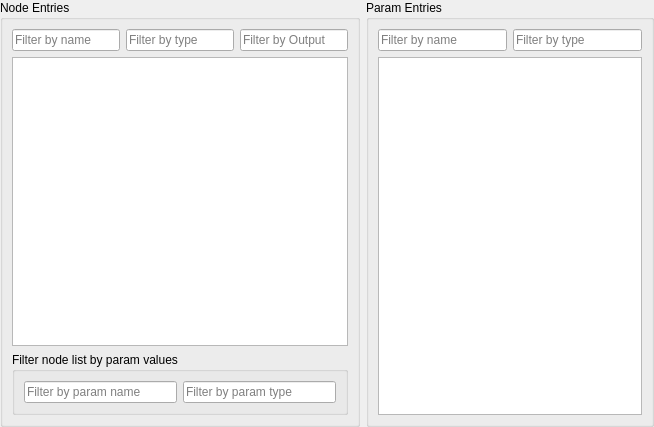
<?xml version="1.0" encoding="UTF-8"?>
<ui version="4.0">
 <class>QuickParamWidget</class>
 <widget class="QWidget" name="QuickParamWidget">
  <property name="geometry">
   <rect>
    <x>0</x>
    <y>0</y>
    <width>654</width>
    <height>427</height>
   </rect>
  </property>
  <property name="windowTitle">
   <string>Form</string>
  </property>
  <layout class="QGridLayout" name="gridLayout">
   <property name="leftMargin">
    <number>0</number>
   </property>
   <property name="topMargin">
    <number>0</number>
   </property>
   <property name="rightMargin">
    <number>0</number>
   </property>
   <property name="bottomMargin">
    <number>0</number>
   </property>
   <item row="0" column="0">
    <widget class="QGroupBox" name="groupBox">
     <property name="title">
      <string>Node Entries</string>
     </property>
     <layout class="QGridLayout" name="gridLayout_2">
      <item row="0" column="1">
       <widget class="EditClearWidget" name="nodeName">
        <property name="placeholderText">
         <string>Filter by name</string>
        </property>
       </widget>
      </item>
      <item row="0" column="2">
       <widget class="EditClearWidget" name="nodeType">
        <property name="text">
         <string/>
        </property>
        <property name="placeholderText">
         <string>Filter by type</string>
        </property>
       </widget>
      </item>
      <item row="0" column="3">
       <widget class="EditClearWidget" name="nodeOutput">
        <property name="placeholderText">
         <string>Filter by Output</string>
        </property>
       </widget>
      </item>
      <item row="2" column="1" colspan="3">
       <widget class="QTreeView" name="nodeEntries"/>
      </item>
      <item row="3" column="1" colspan="3">
       <widget class="QGroupBox" name="groupBox_3">
        <property name="title">
         <string>Filter node list by param values</string>
        </property>
        <layout class="QHBoxLayout" name="horizontalLayout_2">
         <item>
          <widget class="EditClearWidget" name="nodeParamName">
           <property name="text">
            <string/>
           </property>
           <property name="placeholderText">
            <string>Filter by param name</string>
           </property>
          </widget>
         </item>
         <item>
          <widget class="EditClearWidget" name="nodeParamType">
           <property name="placeholderText">
            <string>Filter by param type</string>
           </property>
          </widget>
         </item>
        </layout>
       </widget>
      </item>
     </layout>
    </widget>
   </item>
   <item row="0" column="1">
    <widget class="QGroupBox" name="groupBox_2">
     <property name="title">
      <string>Param Entries</string>
     </property>
     <layout class="QGridLayout" name="gridLayout_3">
      <item row="1" column="0">
       <widget class="EditClearWidget" name="paramName">
        <property name="text">
         <string/>
        </property>
        <property name="placeholderText">
         <string>Filter by name</string>
        </property>
       </widget>
      </item>
      <item row="1" column="1">
       <widget class="EditClearWidget" name="paramType">
        <property name="placeholderText">
         <string>Filter by type</string>
        </property>
       </widget>
      </item>
      <item row="2" column="0" colspan="2">
       <widget class="QTreeView" name="paramEntries"/>
      </item>
     </layout>
    </widget>
   </item>
  </layout>
 </widget>
 <customwidgets>
  <customwidget>
   <class>EditClearWidget</class>
   <extends>QLineEdit</extends>
   <header>editclearwidget.h</header>
  </customwidget>
 </customwidgets>
 <resources/>
 <connections/>
</ui>
